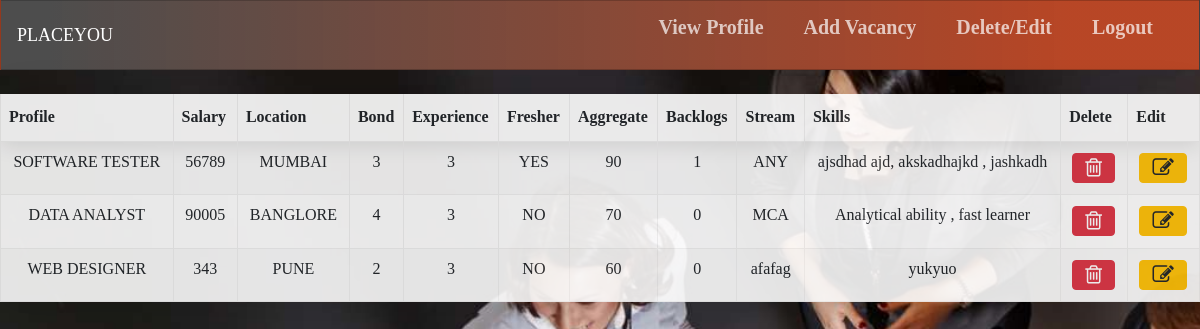
The page /view_vacancy.php (signed in) on the database its author committed.
### tables this page shows
CREATE TABLE IF NOT EXISTS `vacancy` (
  `cid` varchar(10) NOT NULL,
  `profile` varchar(30) NOT NULL,
  `salary` varchar(15) NOT NULL,
  `location` varchar(25) NOT NULL,
  `bond` varchar(20) NOT NULL,
  `experience` varchar(20) NOT NULL,
  `fresher` varchar(15) NOT NULL,
  `percentage` varchar(10) NOT NULL,
  `backlogs` int(10) NOT NULL,
  `stream` varchar(50) NOT NULL,
  `skills` varchar(300) NOT NULL,
  `jobid` varchar(5) NOT NULL,
  PRIMARY KEY (`jobid`)
);

### view_vacancy.php (the view, shortened to what this page needs)
<?php
	include("conn.php");
?>
<html>
<head>
	  <link rel="stylesheet" type="text/css" href="mystyle.css">
  <link href="//maxcdn.bootstrapcdn.com/bootstrap/4.1.1/css/bootstrap.min.css" rel="stylesheet" id="bootstrap-css">
	<link href="https://maxcdn.bootstrapcdn.com/font-awesome/4.7.0/css/font-awesome.min.css" rel="stylesheet"/>
</head>
<body>
        <nav class="navbar">
          <a style="color: white;">PLACEYOU</a>
          <ul class="main-nav" id="js-menu">
            <li>
              <a href="view_profile.php" class="nav-links">View Profile</a>
            </li>
            <li>
              <a href="add_vocancy.php" class="nav-links">Add Vacancy</a>
            </li>
            <li>
              <a href="view_vacancy.php" class="nav-links">Delete/Edit</a>
            </li>
            <li>
              <a href="index.php" class="nav-links">Logout</a>
            </li>
          </ul>
        </nav>
        <br/>
<center>
		<?php
			$cid = $_SESSION['c_id'];
			$result = $conn->query("SELECT * FROM vacancy WHERE cid = '$cid'");
			if($result -> num_rows > 0)
			{
				echo "<table class='table table-striped' style='width:1200px;'><thead>
        <tr>
        <th>Profile</th>
        <th>Salary</th>
        <th>Location</th><th>Bond</th><th>Experience</th><th>Fresher</th><th>Aggregate</th><th>Backlogs</th><th>Stream</th><th  colspan='2'>Skills</th><th>Delete</th><th>Edit</th></tr>
        </thead><tbody>";
				while($row = $result->fetch_assoc())
				{
					echo "		<tr>
							  	  <td style='text-align: center;'>".$row['profile']."</td>
							  	  <td style='text-align: center;'>".$row['salary']."</td>
							  	  <td style='text-align: center;'>".$row['location']."</td>
							  	  <td style='text-align: center;'>".$row['bond']."</td>
							  	  <td style='text-align: center;'>".$row['experience']."</td>
							  	  <td style='text-align: center;'>".$row['fresher']."</td>
							  	  <td style='text-align: center;'>".$row['percentage']."</td>
							  	  <td style='text-align: center;'>".$row['backlogs']."</td>
							  	  <td style='text-align: center;'>".$row['stream']."</td>
							  	  <td style='text-align: center;'  colspan='2'>".$row['skills']."</td>";
							  	  echo '<td> <button type="button" class="btn btn-danger" onclick="deleteRow(\''.$row['jobid'].'\')"><span class="fa fa-trash-o fa-lg"></span></button></td>';
							  	  echo '<td><button  type="button" class="btn btn-warning"  onclick="call(\''.$row['jobid'].'\')"><span class="fa fa-pencil-square-o fa-lg"></span></button></a></td>';
							  	  echo "</tr>";
				}
				echo "</tbody></table>";
			}
			else
			{
				echo "NO DATA FOUND";
			}
		?>
</body>
</html>

### mystyle.css (style rules this page uses)
* { margin: 0; padding:0; font-family: Century Gothic; }
body { background-image:linear-gradient(rgba(0,0,0,0.5),rgba(0,0,0,0.5)), url(6.jpeg); background-size: cover; }
.navbar { font-size: 18px; background: linear-gradient(90deg, rgba(77,77,77,1) 4%, rgba(179,50,34,0.846673703661152) 89%); background-color: #CEB438; border: 1px solid rgba(0, 0, 0, 0.2); padding-bottom: 10px; }
.main-nav { list-style-type: none; display: none; }
.nav-links, .logo { text-decoration: none; color: rgba(255, 255, 255, 0.7 ); }
.main-nav li { text-align: center; margin: 15px auto; font-weight: bold; font-size: 20px; }
@media screen and (min-width: 768px) { .navbar { display: flex; justify-content: space-between; padding-bottom: 0; height: 70px; align-items: center; } }
@media screen and (min-width: 768px) { .main-nav { display: flex; margin-right: 30px; flex-direction: row; justify-content: flex-end; } }
@media screen and (min-width: 768px) { .main-nav li { margin: 0; } }
@media screen and (min-width: 768px) { .nav-links { margin-left: 40px; } }
.table.table-striped { border-collapse: collapse; background: #fff; overflow: hidden; box-shadow: 0 0px 40px 0px rgba(0, 0, 0, 0.15); opacity: 0.9; }
.table.table-striped thead { background: #fff; box-shadow: 0 5px 20px 0px rgba(0, 0, 0, 0.1); }
.table.table-striped th { padding: 0.9rem 0.5rem; font-weight: bold; border: 1px solid #efefef; text-align: left; border-top: 0px; }
.table.table-striped tbody tr:nth-child(odd) { background-color: rgba(0,0,0,.02); }
.table.table-striped tr:nth-child(even) { background-color: #fff; }
.table.table-striped tbody tr td { border: 1px solid #efefef; padding: 0.7rem; text-align: left; border-top: 0px; }
table td { padding: 5px 30px; }

### view_vacancy.php (style rules this page uses)
body { background-image:linear-gradient(rgba(0,0,0,0.0),rgba(0,0,0,0.0)), url(11.jpg); }

### rows shown on the page
vacancy: profile "SOFTWARE TESTER", salary "56789", location "MUMBAI", bond "3", experience "3", fresher "YES", percentage "90", backlogs "1", stream "ANY", skills "ajsdhad ajd, akskadhajkd , jashkadh"
vacancy: profile "DATA ANALYST", salary "90005", location "BANGLORE", bond "4", experience "3", fresher "NO", percentage "70", backlogs "0", stream "MCA", skills "Analytical ability , fast learner"
vacancy: profile "WEB DESIGNER", salary "343", location "PUNE", bond "2", experience "3", fresher "NO", percentage "60", backlogs "0", stream "afafag", skills "yukyuo"
